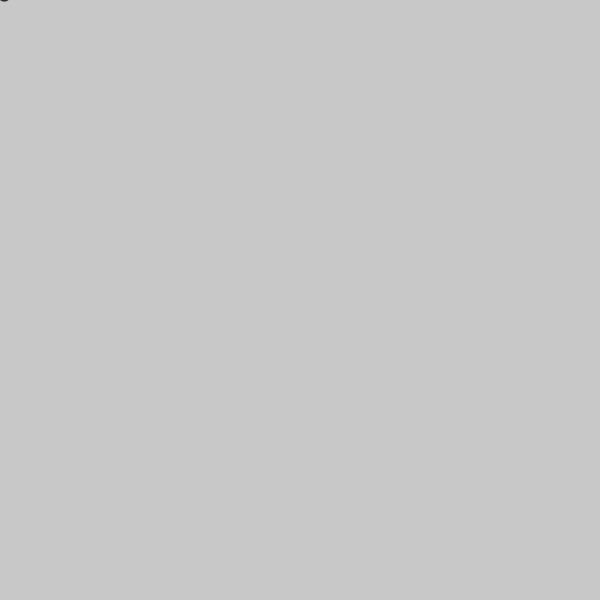
Frame 1 (no input)
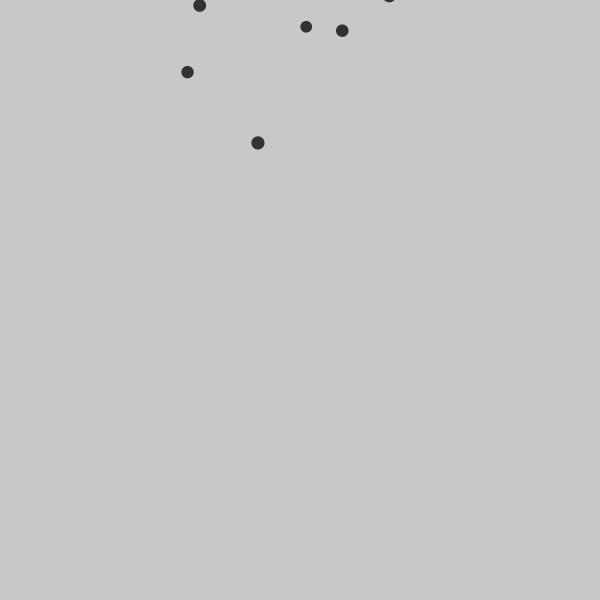
Frame 60 (the mouse pressed at the canvas centre just before this capture)
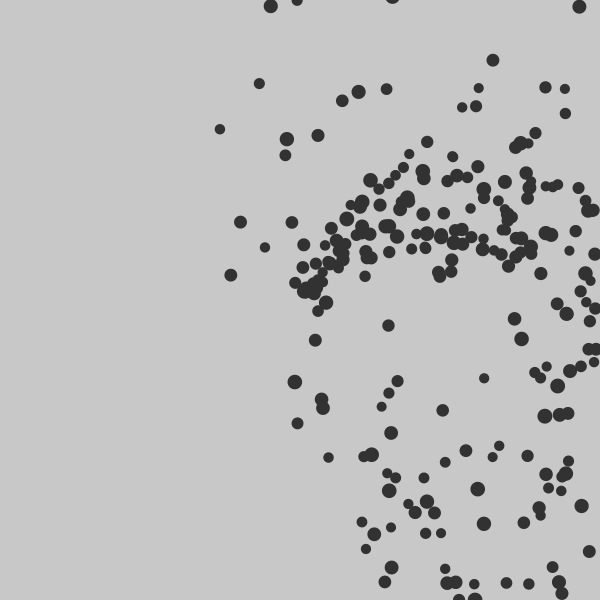
Frame 120 (the mouse held since frame 60 and released just before this capture)

The Processing sketch that drew these frames (run headless with seeded random() and noise(); from frame 60 on, the mouse is pressed at the canvas centre):

// Processing sketch: Particule
// ── Particule.pde
class Particle {
  float x, y;
  float vx, vy;
  float radius = random(10, 15);
  float age = 0;
  
  
  Particle() {
    this.x = mouseX;
    this.y = mouseY;
    this.vx = random(3, 8);
    this.vy = random(-10, -5);
  }
  
  boolean finished(){
    return (this.age > 150);
  }
  
  void update() {
    this.vy += 0.25;
    this.x += this.vx;
    this.y += this.vy;
    this.age ++;
    
    if ((this.x < 0) || (this.x > width)) {
      this.vx *= -0.9;
      if(this.x < 0) this.x = 0;
      if(this.x > width) this.x = width;
    }
    if (this.y > height) {
      this.vy *= -0.9;
      this.y = height;
    }
  }
  
  void show()  {
    noStroke();
    fill(50);
    circle(this.x, this.y, radius);
  }
}
  

// ── Main.pde
ArrayList<Particle> particules = new ArrayList<>();

void setup()
{
  size(600, 600);
}

void draw()
{
  background(200);
  smoke();
  
}




void mousePressed() {
  
}


void smoke()
{
 for(int i = 0; i < 2; i++)
  {
    particules.add(new Particle());
  }
  
  for(int i = 0; i < particules.size() - 1; i++)
  {
    particules.get(i).update();
    particules.get(i).show();
    if ( particules.get(i).finished() ) particules.remove(i);
  } 
}
